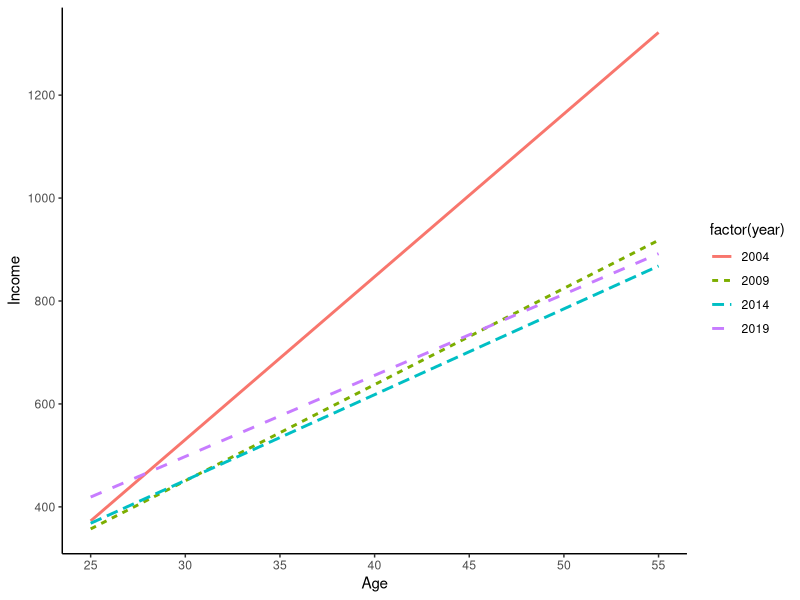

Reproduce this figure in R.
#### 事例事例4 客室乗務員の年収する回帰分析 ####
library(tidyverse)
dataf <- readr::read_csv("wage-census-ca.csv")

result <- lm(income~age+age*factor(year)+factor(sme),data=dataf)
summary(result)


##### 以下はWEBサポートページで解説しています ############
#https://note.com/toshi_matsuura/n/n37d8204ff873

# 新しいデータフレームを作成
new_data <- expand.grid(
  year = c(2004, 2009, 2014, 2019),
  age = c(25, 30, 35, 40, 45, 50, 55),
  sme = 0
)

# 予測値を計算し、new_dataに追加
new_data$predictions <- predict(result, newdata = new_data)

# パッケージを読み込む
library(ggplot2)

# グラフの作成
ggplot(new_data, aes(x = age, y = predictions, group = factor(year), color = factor(year), linetype = factor(year))) +
  geom_line(size = 1) +  # 線を太くする
  labs(x = "Age", y = "Income") +
  scale_x_continuous(breaks = seq(25, 55, 5)) +  # x軸の刻みを調整
  theme_minimal() +
  theme_classic()
